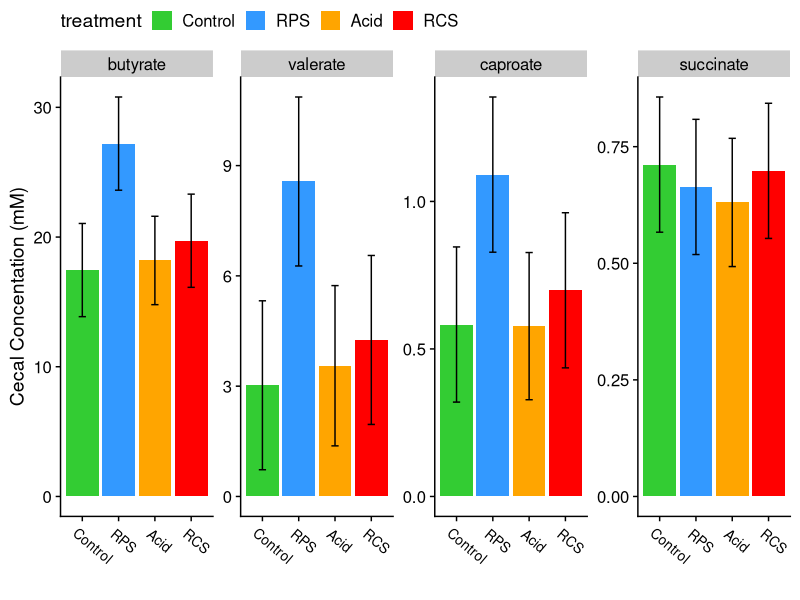
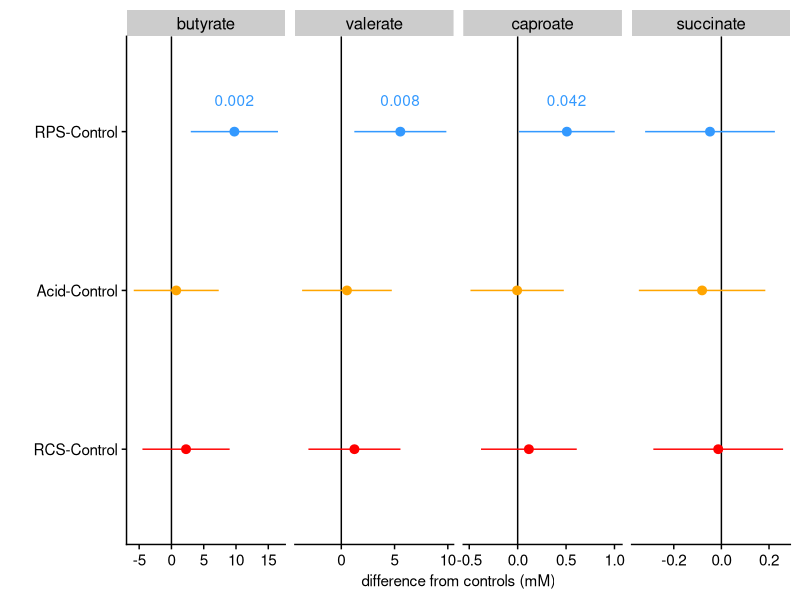
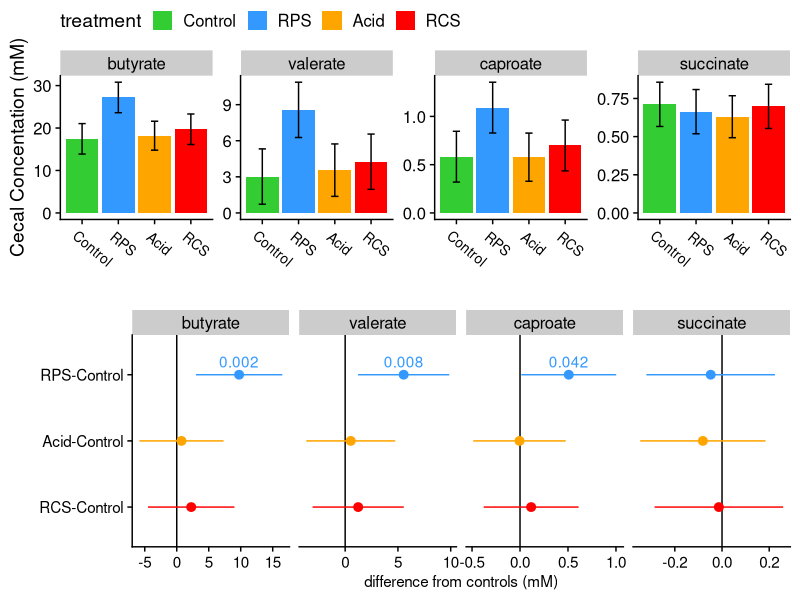
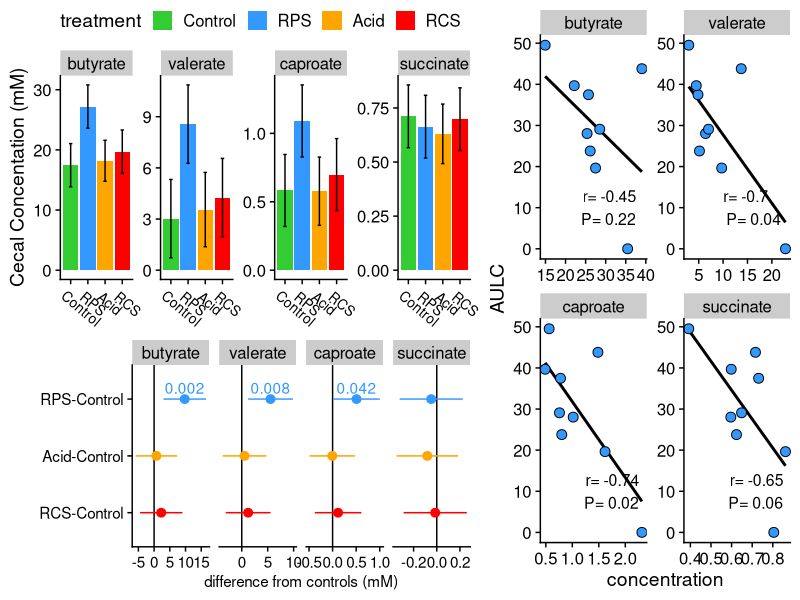
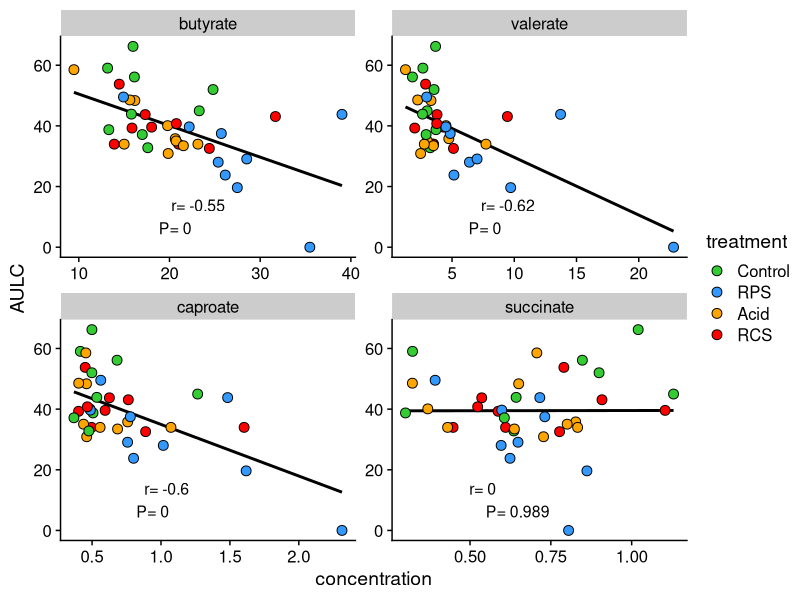
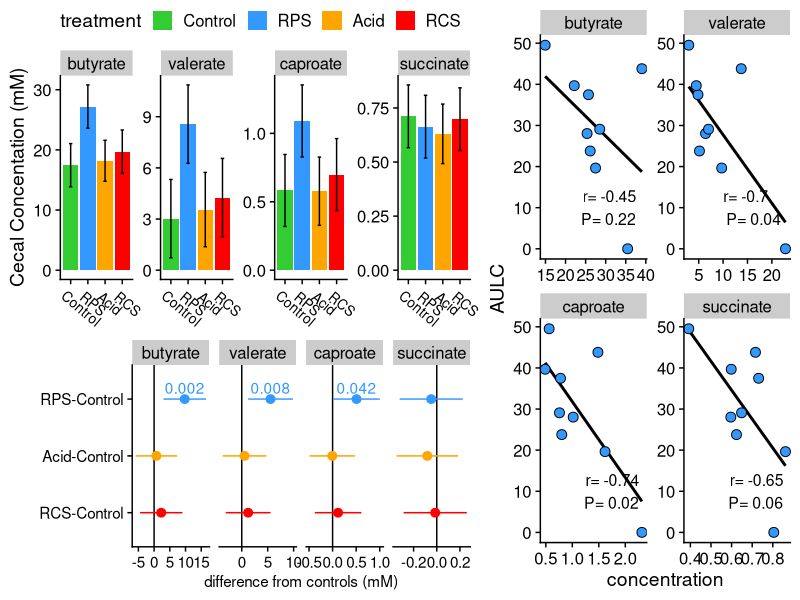
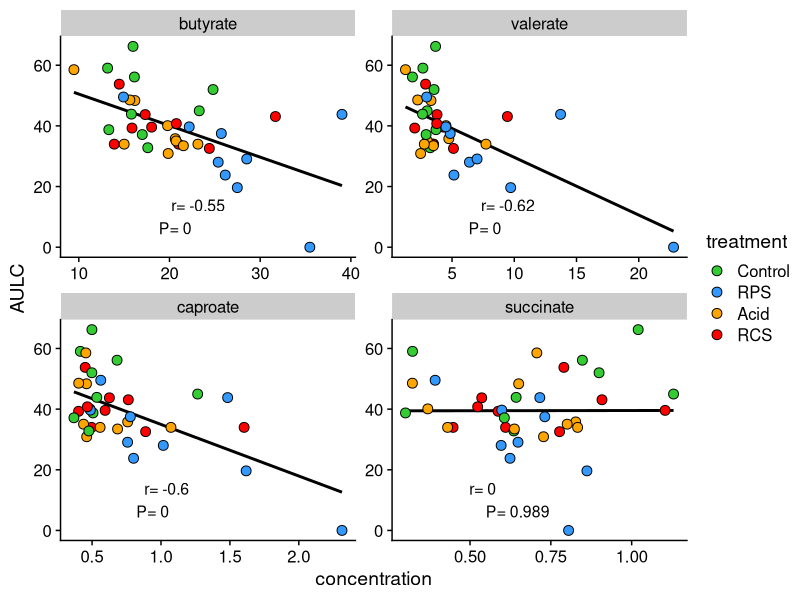

These charts were generated, in order, by the following R code:
# setwd('')
library(tidyverse)
library(cowplot)
library(broom)
theme_set(theme_cowplot())

vfas <- read_tsv('./data/FS12b_meta.tsv')


colnames(vfas)
vfas <- read_csv('./data/FS12b_vfas.csv')
vfas <- vfas %>% filter(treatment %in% c('Control', 'RPS', 'Acid','RCS'))
vfas$treatment <- factor(vfas$treatment, levels = c('Control', 'RPS', 'Acid', 'Zn+Cu', 'RCS', 'Bglu'))

vfas.gather <- vfas %>% gather(key = VFA, value = mM, -(pignum:hour))

vfas.gather$set <- paste(vfas.gather$hour, vfas.gather$treatment)

# initial peek #
# vfas %>% filter(pignum %in% c(458, 461, 469, 472))

### VFA CECUM TESTS ###

scfas <- vfas %>% filter(hour == 0)

but_test <- aov(butyrate~treatment, data = scfas)
cap_test <- aov(caproate~treatment, data = scfas)
val_test <- aov(valerate~treatment, data = scfas)
suc_test <- aov(succinate~treatment, data = scfas)

library(emmeans)


scfa_means <- 
  bind_rows(list(
  emmeans(but_test, specs =  ~ treatment) %>% tidy(conf.int=TRUE) %>% mutate(scfa='butyrate'),
  emmeans(val_test, specs =  ~ treatment) %>% tidy(conf.int=TRUE) %>% mutate(scfa='valerate'),
  emmeans(cap_test, specs =  ~ treatment) %>% tidy(conf.int=TRUE) %>% mutate(scfa='caproate'),
  emmeans(suc_test, specs =  ~ treatment) %>% tidy(conf.int=TRUE) %>% mutate(scfa='succinate'))) %>% 
  mutate(treatment=factor(treatment, levels = c('Control', 'RPS', 'Acid', 'RCS')), 
         scfa=factor(scfa, levels = c('butyrate', 'valerate', 'caproate', 'succinate')))

# summary(but_test)
# summary(val_test)
# summary(cap_test)
# summary(tot_test)

scfa_tests <- 
  bind_rows(list(
  TukeyHSD(but_test) %>% tidy() %>% mutate(scfa='butyrate'),
TukeyHSD(val_test) %>% tidy()%>% mutate(scfa='valerate'),
TukeyHSD(cap_test) %>% tidy()%>% mutate(scfa='caproate'),
TukeyHSD(suc_test) %>% tidy()%>% mutate(scfa='succinate')
)) %>% 
  filter(contrast %in% c('RCS-Control', 
                         'Acid-Control', 
                         'RPS-Control')) %>% 
  mutate(contrast=factor(contrast, levels=c('RCS-Control', 
                                            'Acid-Control', 
                                            'RPS-Control')),
         scfa=factor(scfa, levels = c('butyrate', 'caproate', 'valerate', 'succinate'))) %>% 
  mutate(p.plot=ifelse(adj.p.value < 0.05, adj.p.value, NA))


FIG6A <- 
  scfa_means %>%
  ggplot(aes(x=treatment, y=estimate, ymin=conf.low, ymax=conf.high))+
  geom_col(aes(fill=treatment))+
  geom_errorbar(width=.2) + 
  facet_wrap(~scfa, scales = 'free', nrow=1)+
  theme(legend.position = 'top') + 
  ylab('Cecal Concentation (mM)') + 
  xlab('') + 
  theme(axis.text.x=element_text(size=10, angle = -40, hjust=.1))+
  scale_fill_manual(values=c('#33CC33', '#3399FF', 'orange', 'red', 'grey', 'purple'))

FIG6A

FIG6B <- 
  scfa_tests %>%
  mutate(scfa=factor(scfa, levels = c('butyrate', 'valerate', 'caproate', 'succinate'))) %>% 
  filter(grepl('Control', contrast)) %>% 
  ggplot(aes(x=contrast, y=estimate, ymin=conf.low, ymax=conf.high)) +
  geom_hline(yintercept = 0)+
  geom_pointrange(aes(color=contrast)) + 
  geom_text(aes(label=round(p.plot, 3), color=contrast), nudge_x = .2)+
  coord_flip()+
  facet_wrap(~scfa, scales = 'free_x', nrow = 1) +
  theme(legend.position = 'none', 
        axis.text = element_text(size=11), 
        axis.title.x=element_text(size=11)) + 
  xlab('') + 
  ylab('difference from controls (mM)')+
  scale_color_manual(values=c('red', 'orange','#3399FF', 'red', 'grey', 'purple'))

FIG6B

ggdraw() + 
  draw_plot(FIG6A, x=0, y=.5, width = 1, height = .5) + 
  draw_plot(FIG6B, x=0, y=0, width = 1, height=.5)


## AULC VFA CORRELATIONS ##



MET <- read_tsv('./data/FS12b_meta.tsv') %>%
  mutate(ID=sample_ID) %>%
  select(ID, everything()) %>% 
  mutate(treatment=factor(treatment, levels = c('Control', 'RPS', 'Acid', 'RCS')))


RPS_cec_scfas <- 
  MET %>%
  select(pignum,  AULC, log_sal, tissue, day) %>% 
  filter(day =='D21' & tissue == 'C') %>%
  right_join(scfas) %>% 
  filter(treatment == 'RPS') %>%
  select(-tissue, -day, -hour, -treatment) %>%
  column_to_rownames(var = 'pignum') %>% 
  as.matrix()



cor_tests <- 
  Hmisc::rcorr(RPS_cec_scfas) %>%
  tidy() %>% 
  filter(column1 %in% c('AULC', 'butyrate', 'valerate', 'caproate', 'succinate')) %>% 
  filter(column2 %in% c('AULC', 'butyrate', 'valerate', 'caproate', 'succinate')) %>% 
  mutate(scfa=column1) %>% 
  filter(column2=='AULC') %>% 
  mutate(concentration=c(17, 5, .7, .45), 
         AULC=c(10,10,10,10), 
         stats=paste('r=', round(estimate, 2), '\nP=', round(p.value, 2)), 
         scfa=factor(scfa, levels = c('butyrate', 'valerate', 'caproate', 'succinate')))
  

FIG6C <- 
RPS_cec_scfas %>%
  as.data.frame() %>% 
  gather(-AULC, key='scfa', value='concentration') %>% 
  filter(scfa %in% c('butyrate', 'valerate', 'caproate', 'succinate')) %>%
  mutate(scfa=factor(scfa, levels = c('butyrate', 'valerate', 'caproate', 'succinate'))) %>% 
  ggplot(aes(x=concentration, y=AULC)) +
  geom_smooth(method = 'lm',se=F, color='black') + 
  geom_text(data=cor_tests, aes(label=stats), size=4, hjust=-.5)+
  geom_point(shape=21, size=3, fill='#3399FF', color='black') +
  facet_wrap(~scfa, scales = 'free')



fig6 <- ggdraw()+
  draw_plot(FIG6A, x = 0, y =.4, width = .6, height = .6)+
  draw_plot(FIG6B, x = 0, y = 0, width = .6, height = .45)+
  draw_plot(FIG6C, x = .6, y = 0, width = .4, height = 1)

fig6

ggsave(filename = './output/figure6.jpeg', device = 'jpeg', 
       width=280, height=180, units = 'mm')

### D21 CECUM ALL VFAS  ###




RPS_cec_scfas <- 
  MET %>%
  select(pignum,  AULC, log_sal, tissue, day) %>% 
  filter(day =='D21' & tissue == 'C') %>%
  right_join(scfas) %>% 
  # filter(treatment == 'RPS') %>%
  select(-tissue, -day, -hour, -treatment) %>%
  column_to_rownames(var = 'pignum') %>% 
  as.matrix()


RPS_cec_scfas_DF <-   MET %>%
  select(pignum,treatment,  AULC, log_sal, tissue, day) %>% 
  filter(day =='D21' & tissue == 'C') %>%
  right_join(scfas) %>% 
  # filter(treatment == 'RPS') %>%
  select(-tissue, -day, -hour)


cor_tests <- 
  Hmisc::rcorr(RPS_cec_scfas) %>%
  tidy() %>% 
  filter(column1 %in% c('AULC', 'butyrate', 'valerate', 'caproate', 'succinate')) %>% 
  filter(column2 %in% c('AULC', 'butyrate', 'valerate', 'caproate', 'succinate')) %>% 
  mutate(scfa=column1) %>% 
  filter(column2=='AULC') %>% 
  mutate(concentration=c(17, 5, .7, .45), 
         AULC=c(10,10,10,10), 
         stats=paste('r=', round(estimate, 2), '\nP=', round(p.value, 3)), 
         scfa=factor(scfa, levels = c('butyrate', 'valerate', 'caproate', 'succinate')))


TST <- 
  RPS_cec_scfas_DF %>%
  as.data.frame() %>% 
  gather(-c(AULC, pignum, treatment), key='scfa', value='concentration') %>% 
  filter(scfa %in% c('butyrate', 'valerate', 'caproate', 'succinate')) %>%
  mutate(scfa=factor(scfa, levels = c('butyrate', 'valerate', 'caproate', 'succinate'))) %>% 
  ggplot(aes(x=concentration, y=AULC)) +
  geom_smooth(method = 'lm',se=F, color='black') + 
  geom_text(data=cor_tests, aes(label=stats), size=4, hjust=-.5)+
  geom_point(aes(fill=treatment), shape=21, size=3, color='black') +
  facet_wrap(~scfa, scales = 'free')+
  scale_fill_manual(values=c('#33CC33', '#3399FF', 'orange', 'red', 'grey', 'purple'))  
 

TST 

ggsave('./output/SCFA_AULC_cor_supp.jpg', height = 5, width = 7, units = 'in')
# #########
# 
# filter(vfas.gather, hour == 0 ) %>% 
#   ggplot(aes(x=treatment, y=mM, group=set, fill=treatment)) +
#   geom_boxplot(outlier.alpha = 0) +geom_jitter(shape=21, size=1.5, stroke=1, alpha=.75, width = .25)+
#   scale_fill_manual(values=c('#33CC33', '#3399FF', 'orange', 'red', 'grey', 'purple')) + 
#   facet_wrap(~VFA, scales = 'free')
# 
# 
# unique(vfas.gather$VFA)
# 
# filter(vfas.gather, hour == 0 & VFA %in% c('butyrate', 'valerate', 'caproate', 'total')) %>%
#   ggplot(aes(x=treatment, y=mM, group=set, fill=treatment)) +
#   geom_boxplot(outlier.alpha = 0) +geom_jitter(shape=21, size=1.5, stroke=1, alpha=.75, width = .25)+
#   scale_fill_manual(values=c('#33CC33', '#3399FF', 'orange', 'red', 'grey', 'purple')) + 
#   facet_wrap(~VFA, scales = 'free', nrow = 1) + ggtitle("Cecal SCFAs 21 days post challenge, no incubation")

#
# filter(vfas.gather, hour == 0 &
#          VFA %in% c('acetate', 'butyrate', 'propionate', 'valerate', 'caproate', 'total') & 
#          treatment %in% c('control', 'RPS')) %>%
#   ggplot(aes(x=treatment, y=mM, group=set, fill=treatment)) +
#   geom_boxplot(outlier.alpha = 0) +geom_jitter(shape=21, size=1.5, stroke=1, alpha=.75, width = .25)+
#   scale_fill_manual(values=c('red', '#3399FF', 'orange', 'red', 'grey', 'purple')) + 
#   facet_wrap(~VFA, scales = 'free') + ggtitle("Cecal SCFAs 21 days post challenge")




# filter(vfas.gather, hour == 24) %>% ggplot(aes(x=treatment, y=mM, group=set, fill=treatment)) +
#   geom_boxplot(outlier.alpha = 0) +geom_jitter(shape=21, size=1.5, stroke=1, alpha=.75, width = .25)+
#   scale_fill_manual(values=c('#33CC33', '#3399FF', 'orange', 'red', 'grey', 'purple')) + 
#   facet_wrap(~VFA, scales = 'free') + ggtitle("Cecal SCFAs 21 days post challenge, with incubation")

### propionate in 24hr incubation seems to have suffered in ZN

# 0 and 24 hr together

# filter(vfas.gather, VFA != 'succinate') %>% ggplot(aes(x=hour, y=mM, group=set, fill=treatment)) +
#   geom_boxplot(outlier.alpha = 0) +
#   scale_fill_manual(values=c('#33CC33', '#3399FF', 'orange', 'red', 'grey', 'purple')) + 
#   facet_wrap(~VFA, scales = 'free')
# 
###

# tests for RPS vs control

# buttest <- vfas.gather %>% filter(treatment %in% c('control', 'RPS') & hour ==0 & VFA == 'butyrate')
# valtest <- vfas.gather %>% filter(treatment %in% c('control', 'RPS') & hour ==0 & VFA == 'valerate')
# captest <- vfas.gather %>% filter(treatment %in% c('control', 'RPS') & hour ==0 & VFA == 'caproate')
# tottest <- vfas.gather %>% filter(treatment %in% c('control', 'RPS') & hour ==0 & VFA == 'total')
# 
# wilcox.test(buttest$mM~buttest$treatment) # p-value = 0.00399
# wilcox.test(valtest$mM~valtest$treatment) # p-value = 0.0007816
# wilcox.test(captest$mM~captest$treatment) # p-value = 0.01061
# wilcox.test(tottest$mM~tottest$treatment) # p-value = 0.1135
# 

### for correlations ###

# vfas0 <- filter(vfas, hour == 0) %>% select(-hour)
# 
# vfas24 <- filter(vfas, hour == 24) %>% select(-hour)
# 
# colnames(vfas24) <- paste('P', colnames(vfas24), sep = '_') # why 'P' ?  Because it shows the 'P'otential amount of VFAs for that bolus
# 
# colnames(vfas24)[1] <- 'pignum'
# 
# vfas_for_cor <- merge(vfas0, vfas24, by = 'pignum')
# 
# vfas_for_cor$day <- 21
# vfas_for_cor$tissue <- 'cecal_contents'
# vfas_for_cor <- vfas_for_cor %>% select(pignum, treatment, day, tissue, everything())


# write_csv(vfas_for_cor, './data/FS12b_vfas_for_cor.csv')

############### FECAL DATA #################




# library(tidyverse)


####### WARNING! I THINK THERE IS A PROBLEM WITH THE DATA FROM DAY 7 and 21!!!!!

### SUSPICIOUS AMOUNTS OF LACTATE AND SUCCINATE ARE PRESENT, USUALLY THESE ARE VERY RARE
### I THINK THERE WAS AN ISSUE DURING SAMPLE PREP
### MY GUESS IS THAT THE SAMPLES WERE ALLOWED TO THAW AT ROOM TEMP FOR TOO LONG AND 
### SOME BACTERIAL METABOLIC ACTIVITY GENERATED EXCESS LACTATE AND SUCCINATE
### USUALLY THESE WOULD BE CONVERTED TO OTHER SCFAS BY ANAEROBIC FERMENTATION BUT
### THE ANAEROBES PROBABLY DIED DUE TO OXYGEN EXPOSURE.


# write_csv(res.all, 'FS12b_fecal_vfas.csv')

# res.all <- read_csv('./data/FS12b_fecal_vfas.csv')
# # tests <- filter(res.all, time == 0) %>%
# #   do(pwilx=pairwise.wilcox.test(.$butyrate, .$treatment, p.adjust.method = 'none'))
# # #pairwise.wilcox.test(p.adjust.method = )
# # tests[[1]]
# # 
# # 
# # tests <- filter(res.all, time == 0) %>% do(pwilx=pairwise.wilcox.test(.$caproate, .$treatment, p.adjust.method = 'none'))
# # #pairwise.wilcox.test(p.adjust.method = )
# # tests[[1]]
# # 
# # 
# # tests <- filter(res.all, time == 0) %>% do(pwilx=pairwise.wilcox.test(.$valerate, .$treatment, p.adjust.method = 'none'))
# # #pairwise.wilcox.test(p.adjust.method = )
# # tests[[1]]
# # 
# # 
# # res.all$treatment <- factor(res.all$treatment, levels=c('control', 'RPS', 'Acid', 'Zn+Cu', 'RCS', 'Bglu'))
# # 
# # 
# # res.all %>% ggplot(aes(x=treatment, y=acetate, fill=treatment)) + facet_wrap(~time) + geom_boxplot() + geom_text(aes(label=pignum))
# # res.all %>% ggplot(aes(x=treatment, y=propionate, fill=treatment)) + facet_wrap(~time) + geom_boxplot()+ geom_text(aes(label=pignum))
# # res.all %>% ggplot(aes(x=treatment, y=butyrate, fill=treatment)) + facet_wrap(~time) + geom_boxplot()+ geom_text(aes(label=pignum))
# # res.all %>% ggplot(aes(x=treatment, y=valerate, fill=treatment)) + facet_wrap(~time) + geom_boxplot()+ geom_text(aes(label=pignum))
# # res.all %>% ggplot(aes(x=treatment, y=caproate, fill=treatment)) + facet_wrap(~time) + geom_boxplot()+ geom_text(aes(label=pignum))
# # res.all %>% ggplot(aes(x=treatment, y=isovalerate, fill=treatment)) + facet_wrap(~time) + geom_boxplot()+ geom_text(aes(label=pignum))
# # res.all %>% ggplot(aes(x=treatment, y=oxalate, fill=treatment)) + facet_wrap(~time) + geom_boxplot()+ geom_text(aes(label=pignum))
# # res.all %>% ggplot(aes(x=treatment, y=phenylacetate, fill=treatment)) + facet_wrap(~time) + geom_boxplot()+ geom_text(aes(label=pignum))
# # res.all %>% ggplot(aes(x=treatment, y=succinate, fill=treatment)) + facet_wrap(~time) + geom_boxplot()+ geom_text(aes(label=pignum))
# # res.all %>% ggplot(aes(x=treatment, y=fumarate, fill=treatment)) + facet_wrap(~time) + geom_boxplot()+ geom_text(aes(label=pignum))
# # res.all %>% ggplot(aes(x=treatment, y=lactate, fill=treatment)) + facet_wrap(~time) + geom_boxplot()+ geom_text(aes(label=pignum))
# # 
# # 
# # res.gather <- res.all %>% gather(key = variable, value = concentration, -(pignum:set))
# # 
# # # res.gather %>% filter(variable == 'total')%>% ggplot(aes(x=time, y=concentration, group=pignum, color=treatment)) + geom_line()
# # 
# # res.sum <- res.gather %>%  group_by(time, treatment, variable) %>%
# #   summarise(mean=mean(concentration), sd=sd(concentration), n=n(), sterr=sd/sqrt(n))
# # 
# # res.sum <- res.sum %>% mutate(treat_var=paste(treatment, variable, sep='_'))
# # 
# # res.sum$treatment <- factor(res.sum$treatment, levels= c('control', 'RPS', 'Acid', 'Zn+Cu', 'RCS', 'Bglu'))
# # 
# # res.sum %>% ggplot(aes(x=time, y=mean, group=treat_var, color=treatment)) +
# #   geom_line() + facet_wrap(~variable, scales='free') + scale_color_manual(values=c('#33CC33', '#3399FF', 'orange', 'red', 'grey', 'purple')) + ggtitle('Mean concentration of fecal SCFAs over time')
# #  
# 
# 
# #######
# 
# D0vfas <- res.all %>% 
#   filter(time == 0 & treatment %in% c('control', 'RPS', 'Acid','RCS')) %>% 
#   mutate(treatment=factor(treatment, levels = c('control', 'RPS', 'Acid','RCS')))
# 
# # D0vfas$treatment
# 
# D21vfas <- vfas %>%
#   filter(hour == 0) %>% 
#   mutate(treatment=factor(treatment, levels = c('control', 'RPS', 'Acid','RCS')))
# 
# # D21vfas$treatment
# 
# D0_results <- D0vfas %>%
#   # select(-formate) %>%
#   filter(pignum != 101) %>% 
#   pivot_longer(cols = acetate:total,
#                names_to = 'VFA',
#                values_to = 'concentration') %>% 
#   group_by(VFA) %>% 
#   nest() %>% ungroup() %>% 
#   mutate(day=0, 
#          ANOVA=map(.x=data, ~ aov(data = .x, formula = concentration ~ treatment)),
#          TUK=map(.x = ANOVA, TukeyHSD), 
#          tid_TUK=map(.x=TUK, broom::tidy)) %>% 
#   select(-data, -ANOVA, -TUK) %>% 
#   unnest(cols = tid_TUK) %>% 
#   filter(grepl('control', contrast))
# 
# D21_results <- D21vfas %>% 
#   pivot_longer(cols = acetate:total,
#                names_to = 'VFA',
#                values_to = 'concentration') %>% 
#   group_by(VFA) %>% 
#   nest() %>% ungroup() %>% 
#   mutate(day=21, 
#          ANOVA=map(.x=data, ~ aov(data = .x, formula = concentration ~ treatment)), 
#          TUK=map(.x = ANOVA, TukeyHSD), 
#          tid_TUK=map(.x=TUK, broom::tidy)) %>% 
#   select(-data, -ANOVA, -TUK) %>% 
#   unnest(cols = tid_TUK) %>% 
#   filter(grepl('control', contrast))
# 
# 
# 
# D21_results %>% filter(VFA %in% c('butyrate', 'caproate', 'valerate')) %>% 
#   ggplot(aes(x=contrast, y=estimate, ymin=conf.low, ymax=conf.high, color=contrast)) + 
#   geom_hline(yintercept = 0, color='grey')+
#   geom_pointrange() + facet_wrap(~VFA, scales = 'free') + coord_flip()
# 
# 
# 
# # probably omit D0 results, maybe supplement if anything.  
# 
# 
# D0_results %>%# filter(VFA %in% c('butyrate', 'caproate', 'valerate')) %>% 
#   ggplot(aes(x=contrast, y=estimate, ymin=conf.low, ymax=conf.high, color=contrast)) + 
#   geom_hline(yintercept = 0, color='grey')+
#   geom_pointrange() + facet_wrap(~VFA, scales = 'free') + coord_flip()
# 
# 
# 
# 
# 
# D0_results %>% group_by(VFA) %>% 
#   summarise(MI=min(conf.low) , 
#             MA=max(conf.high), 
#             RANGE=abs(MI-MA), 
#             bump= RANGE*.1, 
#             MIN=MI - bump, 
#             MAX=MA + bump, 
#             LIM = ifelse(abs(MIN) > MAX, abs(MIN), abs(MAX)))
# 
